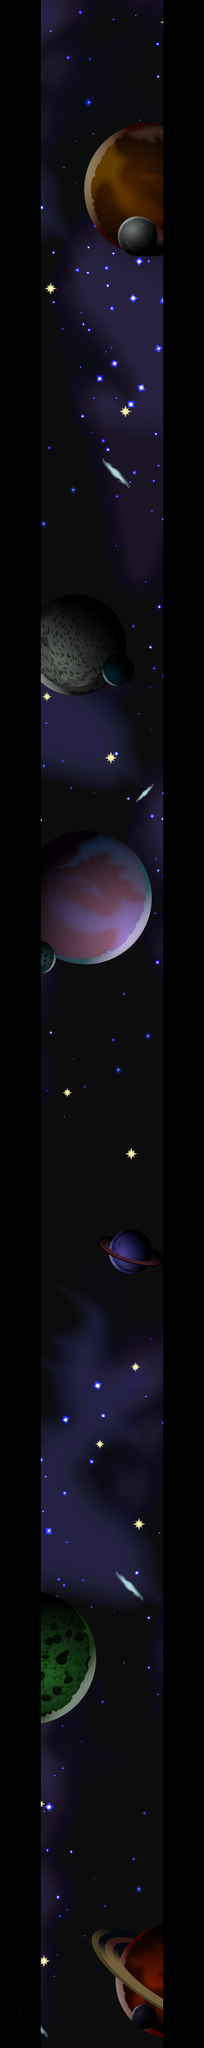

This game map was drawn from its Tiled (.tmx) file and the tilesets committed beside it. A one-line description and the trimmed map source follow:
An orthogonal 30x300 tile map with 16x16 px tiles, 3 tile layers (Background, Background Objects, Objects 2) and 181 objects.

<map version="1.4" tiledversion="1.4.1" orientation="orthogonal" renderorder="right-down" width="30" height="300" tilewidth="16" tileheight="16" infinite="0" nextlayerid="8" nextobjectid="351">
 <tileset firstgid="1" source="AdonisTile16.tsx" />
 <layer id="1" name="Background" width="30" height="300">
  <data>[9000 cells, 3792 non-empty, 2576 distinct tile ids]</data>
 </layer>
 <layer id="5" name="Background Objects" width="30" height="300">
  <data>[9000 cells, 4311 non-empty, 3724 distinct tile ids]</data>
 </layer>
 <layer id="6" name="Objects 2" width="30" height="300">
  <data>[9000 cells, 763 non-empty, 701 distinct tile ids]</data>
 </layer>
 <objectgroup id="2" name="Player">
  <object id="1" x="240" y="4768" />
 </objectgroup>
 <objectgroup id="3" name="EnemyOne">
  <object id="13" x="240" y="3984" />
  <object id="14" x="272" y="3984" />
  <object id="15" x="304" y="3984" />
  <object id="106" x="128" y="3744" width="16" height="16" />
  <object id="107" x="176" y="3744" width="16" height="16" />
  <object id="108" x="224" y="3744" width="16" height="16" />
  <object id="109" x="272" y="3744" width="16" height="16" />
  <object id="111" x="320" y="3744" width="16" height="16" />
  <object id="119" x="128" y="3344" width="16" height="16" />
  <object id="120" x="160" y="3376" width="16" height="16" />
  <object id="122" x="192" y="3376" width="16" height="16" />
  <object id="124" x="224" y="3376" width="16" height="16" />
  <object id="125" x="256" y="3376" width="16" height="16" />
  <object id="126" x="288" y="3376" width="16" height="16" />
  <object id="127" x="320" y="3344" width="16" height="16" />
  <object id="138" x="128" y="2928" width="16" height="16" />
  <object id="139" x="144" y="2928" width="16" height="16" />
  <object id="141" x="160" y="2928" width="16" height="16" />
  <object id="142" x="352" y="2928" width="16" height="16" />
  <object id="143" x="336" y="2928" width="16" height="16" />
  <object id="144" x="320" y="2928" width="16" height="16" />
  <object id="148" x="128" y="2480" width="16" height="16" />
  <object id="149" x="160" y="2480" width="16" height="16" />
  <object id="150" x="192" y="2480" width="16" height="16" />
  <object id="151" x="144" y="2448" width="16" height="16" />
  <object id="152" x="176" y="2448" width="16" height="16" />
  <object id="153" x="160" y="2416" width="16" height="16" />
  <object id="160" x="176" y="2256" width="16" height="16" />
  <object id="161" x="192" y="2256" width="16" height="16" />
  <object id="162" x="208" y="2256" width="16" height="16" />
  <object id="164" x="272" y="2256" width="16" height="16" />
  <object id="165" x="288" y="2256" width="16" height="16" />
  <object id="166" x="304" y="2256" width="16" height="16" />
  <object id="167" x="256" y="2256" width="16" height="16" />
  <object id="168" x="160" y="2256" width="16" height="16" />
  <object id="169" x="320" y="2256" width="16" height="16" />
  <object id="170" x="336" y="2256" width="16" height="16" />
  <object id="171" x="352" y="2256" width="16" height="16" />
  <object id="172" x="368" y="2256" width="16" height="16" />
  <object id="173" x="144" y="2256" width="16" height="16" />
  <object id="174" x="128" y="2256" width="16" height="16" />
  <object id="175" x="112" y="2256" width="16" height="16" />
  <object id="176" x="96" y="2256" width="16" height="16" />
  <object id="194" x="128" y="1520" />
  <object id="195" x="160" y="1520" />
  <object id="196" x="192" y="1520" />
  <object id="197" x="208" y="1488" />
  <object id="198" x="240" y="1488" />
  <object id="199" x="272" y="1488" />
  <object id="200" x="288" y="1296" />
  <object id="201" x="320" y="1296" />
  <object id="202" x="352" y="1296" />
  <object id="203" x="192" y="1264" />
  <object id="205" x="160" y="1264" />
  <object id="206" x="128" y="1264" />
  <object id="216" x="128" y="704" />
  <object id="218" x="208" y="704" />
  <object id="220" x="304" y="704" />
  <object id="222" x="144" y="496" />
  <object id="223" x="208" y="496" />
  <object id="225" x="272" y="496" />
  <object id="226" x="336" y="496" />
  <object id="268" x="128" y="-368" />
  <object id="269" x="160" y="-368" />
  <object id="270" x="352" y="-400" />
  <object id="272" x="320" y="-400" />
  <object id="273" x="288" y="-480" />
  <object id="274" x="256" y="-480" />
  <object id="275" x="160" y="-528" />
  <object id="277" x="192" y="-528" />
  <object id="278" x="320" y="-608" />
  <object id="279" x="352" y="-608" />
  <object id="295" x="144" y="-1392" />
  <object id="296" x="176" y="-1392" />
  <object id="297" x="208" y="-1392" />
  <object id="298" x="208" y="-1216" />
  <object id="300" x="240" y="-1216" />
  <object id="301" x="272" y="-1216" />
 </objectgroup>
 <objectgroup id="4" name="EnemyTwo">
  <object id="9" x="144" y="4048" />
  <object id="10" x="144" y="4080" />
  <object id="12" x="144" y="4112" />
  <object id="112" x="160" y="3648" width="16" height="16" />
  <object id="113" x="160" y="3616" width="16" height="16" />
  <object id="114" x="288" y="3648" width="16" height="16" />
  <object id="115" x="288" y="3616" width="16" height="16" />
  <object id="116" x="224" y="3664" width="16" height="16" />
  <object id="118" x="224" y="3584" width="16" height="16" />
  <object id="128" x="176" y="3248" width="16" height="16" />
  <object id="129" x="176" y="3280" width="16" height="16" />
  <object id="130" x="176" y="3312" width="16" height="16" />
  <object id="134" x="272" y="3248" width="16" height="16" />
  <object id="136" x="272" y="3280" width="16" height="16" />
  <object id="137" x="272" y="3312" width="16" height="16" />
  <object id="145" x="240" y="2848" width="16" height="16" />
  <object id="146" x="240" y="2880" width="16" height="16" />
  <object id="147" x="240" y="2912" width="16" height="16" />
  <object id="155" x="304" y="2352" width="16" height="16" />
  <object id="157" x="336" y="2336" width="16" height="16" />
  <object id="158" x="304" y="2320" width="16" height="16" />
  <object id="159" x="336" y="2304" width="16" height="16" />
  <object id="180" x="128" y="1872" />
  <object id="182" x="128" y="1840" />
  <object id="183" x="128" y="1808" />
  <object id="184" x="176" y="1904" />
  <object id="185" x="176" y="1872" />
  <object id="186" x="176" y="1840" />
  <object id="187" x="304" y="1712" />
  <object id="188" x="304" y="1680" />
  <object id="189" x="304" y="1648" />
  <object id="190" x="336" y="1680" />
  <object id="192" x="336" y="1648" />
  <object id="193" x="336" y="1616" />
  <object id="207" x="144" y="1072" />
  <object id="208" x="160" y="1104" />
  <object id="209" x="192" y="1120" />
  <object id="210" x="224" y="1120" />
  <object id="211" x="352" y="1072" />
  <object id="212" x="320" y="1104" />
  <object id="213" x="288" y="1120" />
  <object id="215" x="256" y="1120" />
  <object id="217" x="160" y="704" />
  <object id="219" x="240" y="704" />
  <object id="221" x="336" y="704" />
  <object id="227" x="128" y="64" />
  <object id="228" x="128" y="96" />
  <object id="229" x="128" y="128" />
  <object id="247" x="160" y="64" />
  <object id="248" x="160" y="96" />
  <object id="249" x="160" y="128" />
  <object id="250" x="192" y="64" />
  <object id="251" x="192" y="96" />
  <object id="252" x="192" y="128" />
  <object id="253" x="224" y="64" />
  <object id="254" x="224" y="96" />
  <object id="255" x="224" y="128" />
  <object id="256" x="256" y="64" />
  <object id="257" x="256" y="96" />
  <object id="258" x="256" y="128" />
  <object id="259" x="288" y="64" />
  <object id="260" x="288" y="96" />
  <object id="261" x="288" y="128" />
  <object id="262" x="320" y="64" />
  <object id="263" x="320" y="96" />
  <object id="264" x="320" y="128" />
  <object id="265" x="352" y="64" />
  <object id="266" x="352" y="96" />
  </objectgroup>
</map>
<!-- 34 of 181 objects omitted -->